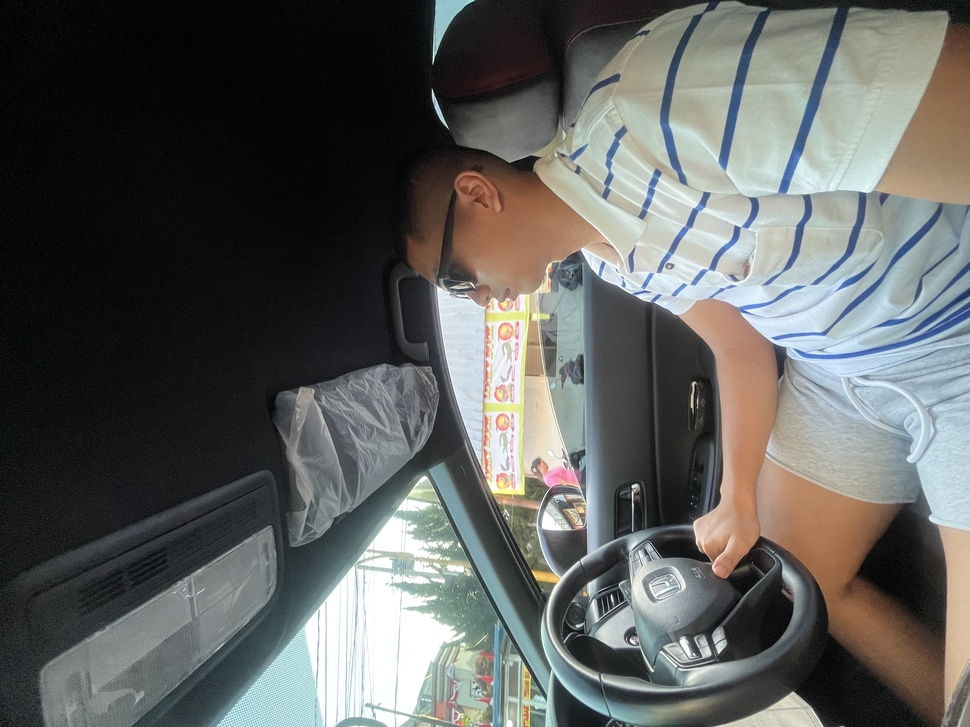
#> input picture IMG_0665.jpeg, 970 x 727 px, shrunk from 4032 x 3024 before the run
$ jupyter execute Untitled22.ipynb
#> lines starting #> are read from the running program, lines starting #| are printed output that depends on the picture
[cell 1]
import numpy as np
import matplotlib.pyplot as plt
from PIL import Image
from google.colab import files

[cell 2]
uploaded = files.upload()
#> the answer given: IMG_0665.jpeg

[cell 3]
# Membaca citra dan ubah ke grayscale
img = Image.open(list(uploaded.keys())[0]).convert('L')
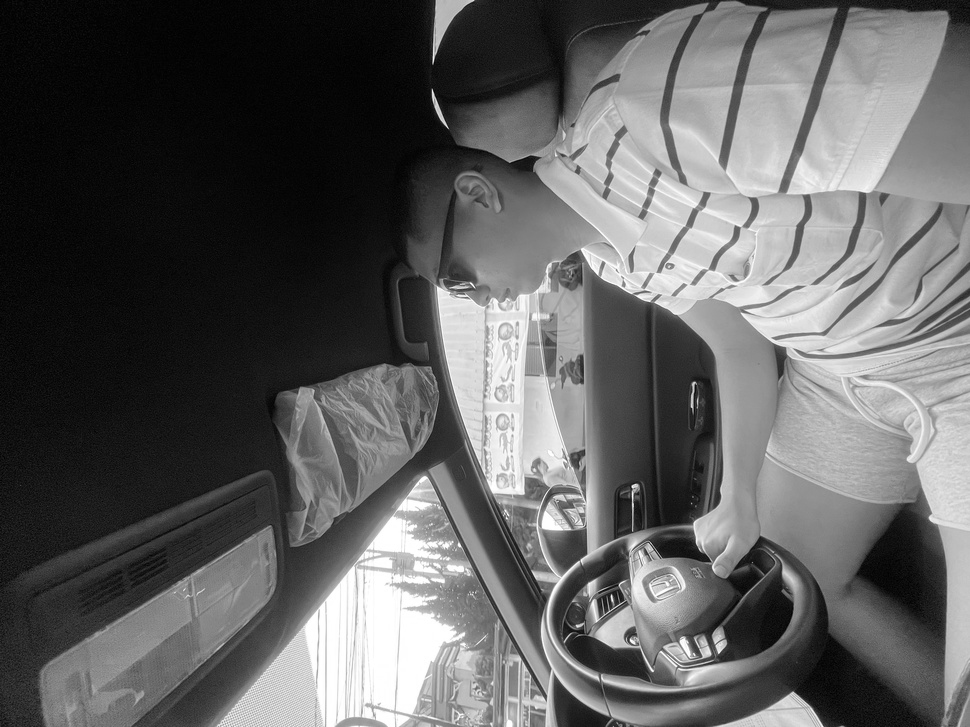
#> img: PIL image 970x727 L; min 0, max 255, mean 95.7
img = np.array(img)

[cell 4]
# 1. Menghitung Histogram Asli
hist = np.zeros(256)
for pixel in img.flatten():
    hist[pixel] += 1
#> this loop made 705190 passes
#> pixel on passes 1, 2, 4: 2, 4, 7
#> after the loop, hist = 256 values, max 15750 at index 6, min 9 at index 0, mean 2754.6

[cell 5]
# 2. Normalisasi Histogram
total_pixels = img.size
#> total_pixels = 705190
hist_norm = hist / total_pixels
#> hist_norm = 256 values, max 0.0223 at index 6, min 1.28e-05 at index 0, mean 0.00391

[cell 6]
# 3. Menghitung CDF
cdf = np.zeros(256)
cdf[0] = hist_norm[0]
for i in range(1, 256):
    cdf[i] = cdf[i-1] + hist_norm[i]
#> after the loop, cdf = 256 values from 1.28e-05 to 1

[cell 7]
# 4. Histogram Equalization
L = 256
mapping = np.floor((L-1) * cdf).astype('uint8')
#> mapping = 256 values from 0 to 255
img_equalized = mapping[img]
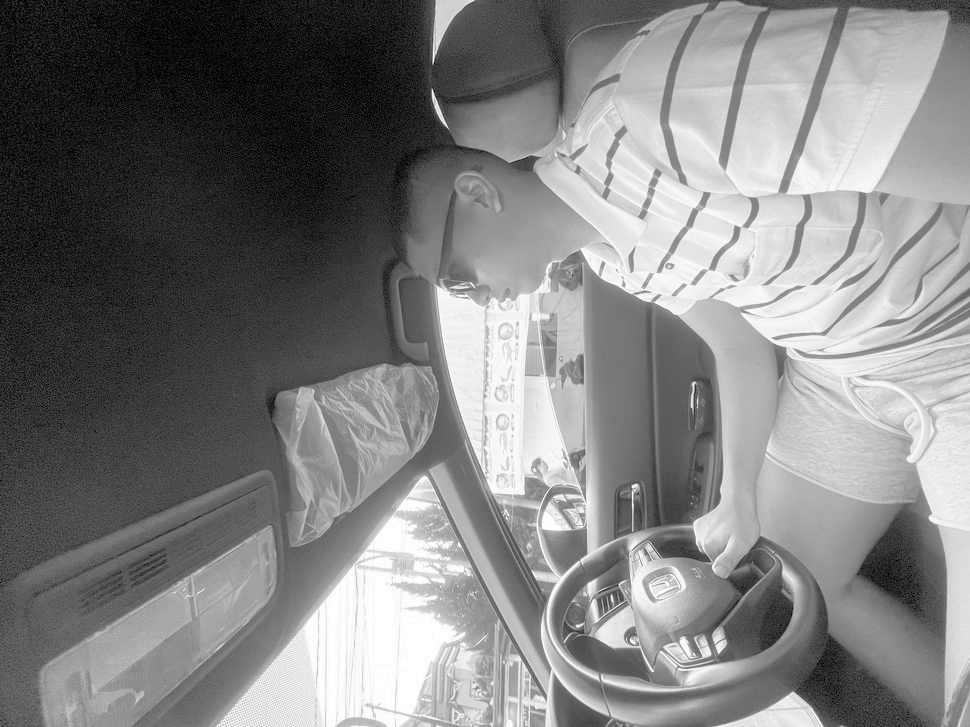
#> img_equalized: shape (727, 970); min 0, max 255, mean 127.8

# Histogram setelah equalization
hist_eq = np.zeros(256)
for pixel in img_equalized.flatten():
    hist_eq[pixel] += 1
#> this loop made 705190 passes
#> pixel on passes 1, 2, 4: 2, 10, 26
#> after the loop, hist_eq = 256 values, max 15750 at index 21, min 0 at index 3, mean 2754.6

[cell 8]
# 5. Visualisasi Hasil
plt.figure(figsize=(12,8))

plt.subplot(2,3,1)
plt.title("Citra Asli")
plt.imshow(img, cmap='gray')
plt.axis('off')

plt.subplot(2,3,2)
plt.title("Histogram Asli")
plt.bar(range(256), hist)

plt.subplot(2,3,3)
plt.title("Histogram Normalisasi")
plt.bar(range(256), hist_norm)

plt.subplot(2,3,4)
plt.title("Citra Setelah Equalization")
plt.imshow(img_equalized, cmap='gray')
plt.axis('off')

plt.subplot(2,3,5)
plt.title("Histogram Setelah Equalization")
plt.bar(range(256), hist_eq)

plt.tight_layout()
plt.show()
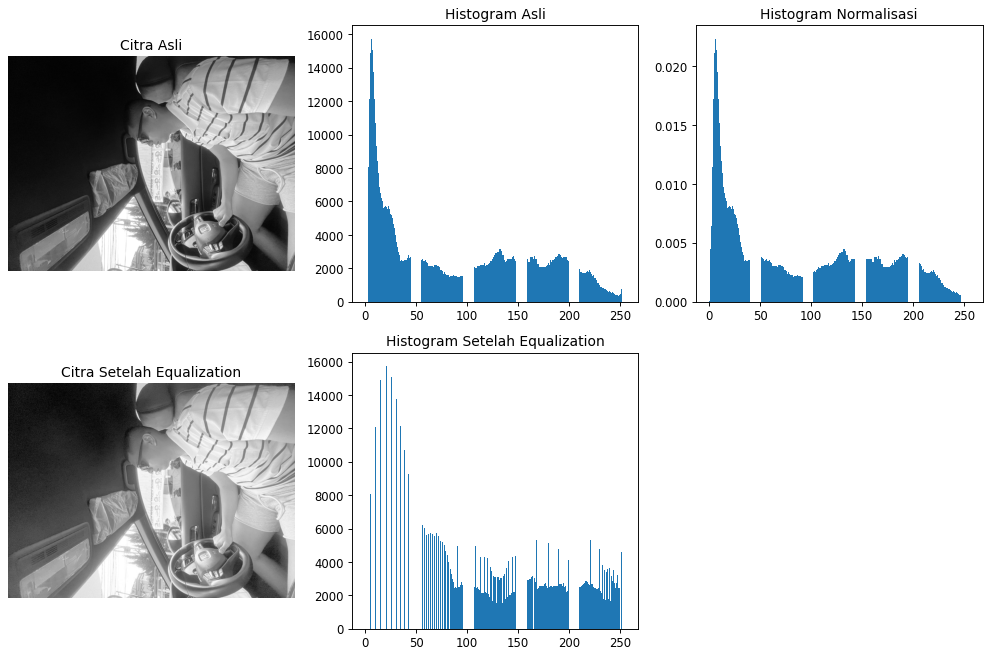
#> figure drawn by matplotlib, 5 panels; panel 2: tallest bar 15750 high, from x = 5.6 to 6.4; panel 3: tallest bar 0.0223 high, from x = 5.6 to 6.4; panel 5: tallest bar 15750 high, from x = 20.6 to 21.4

$ run again, on WhatsApp Image 2023-09-14 at 20.06.09.jpg
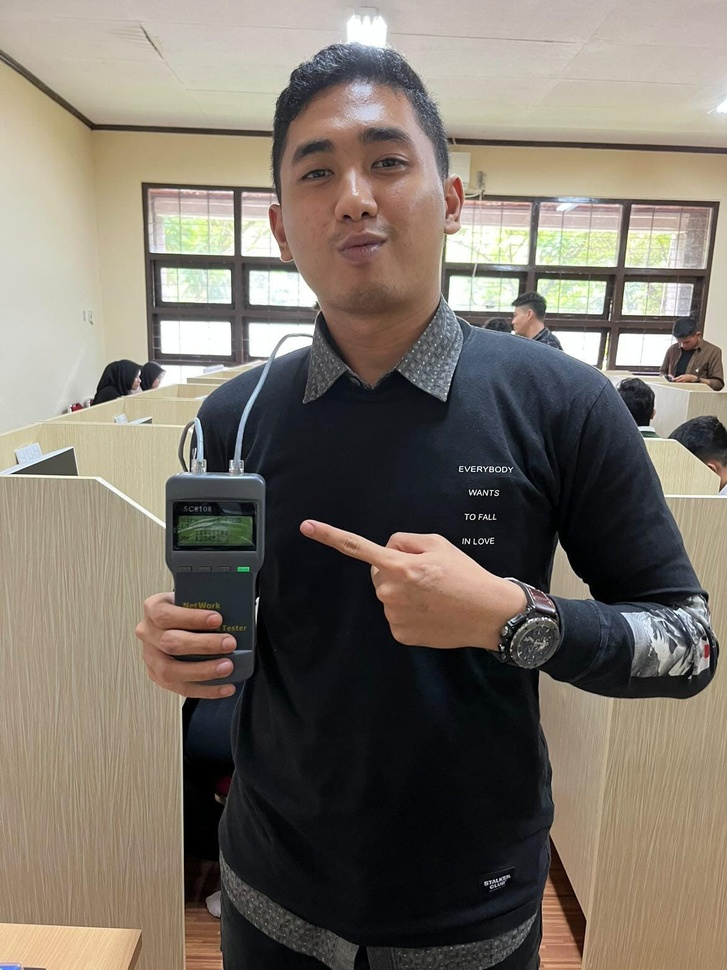
#> input picture WhatsApp Image 2023-09-14 at 20.06.09.jpg, 727 x 970 px, shrunk from 1170 x 1560 before the run
#> `img = Image.open(list(uploaded.keys())[0]).convert('L')`:
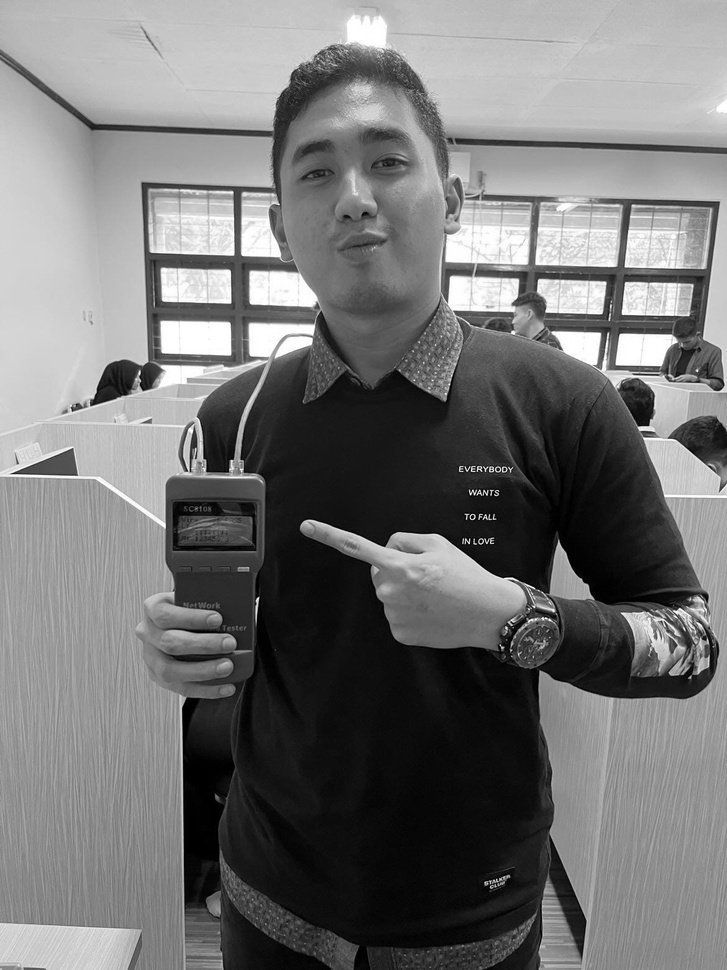
#> img: PIL image 727x970 L; min 0, max 255, mean 116.1
#> the loop `for pixel in img.flatten():` made 705190 passes
#> pixel on passes 1 to 3: 172, 175, 176
#> after the loop `for pixel in img.flatten():`: hist = 256 values, max 11091 at index 12, min 506 at index 240, mean 2754.6
#> hist_norm = 256 values, max 0.0157 at index 12, min 0.000718 at index 240, mean 0.00391
#> after the loop `for i in range(1, 256):`: cdf = 256 values from 0.00273 to 1
#> mapping = 256 values from 0 to 255
#> `img_equalized = mapping[img]`:
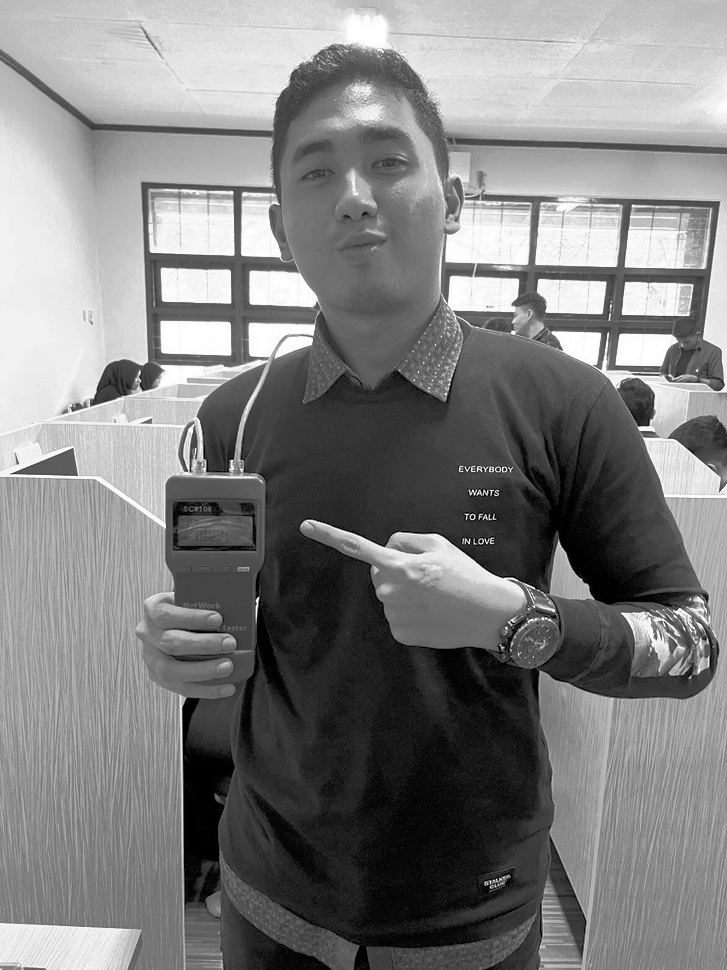
#> img_equalized: shape (970, 727); min 0, max 255, mean 127.8
#> the loop `for pixel in img_equalized.flatten():` made 705190 passes
#> pixel on passes 1 to 3: 182, 184, 185
#> after the loop `for pixel in img_equalized.flatten():`: hist_eq = 256 values, max 11091 at index 24, min 0 at index 6, mean 2754.6

$ run again, on input.jpg
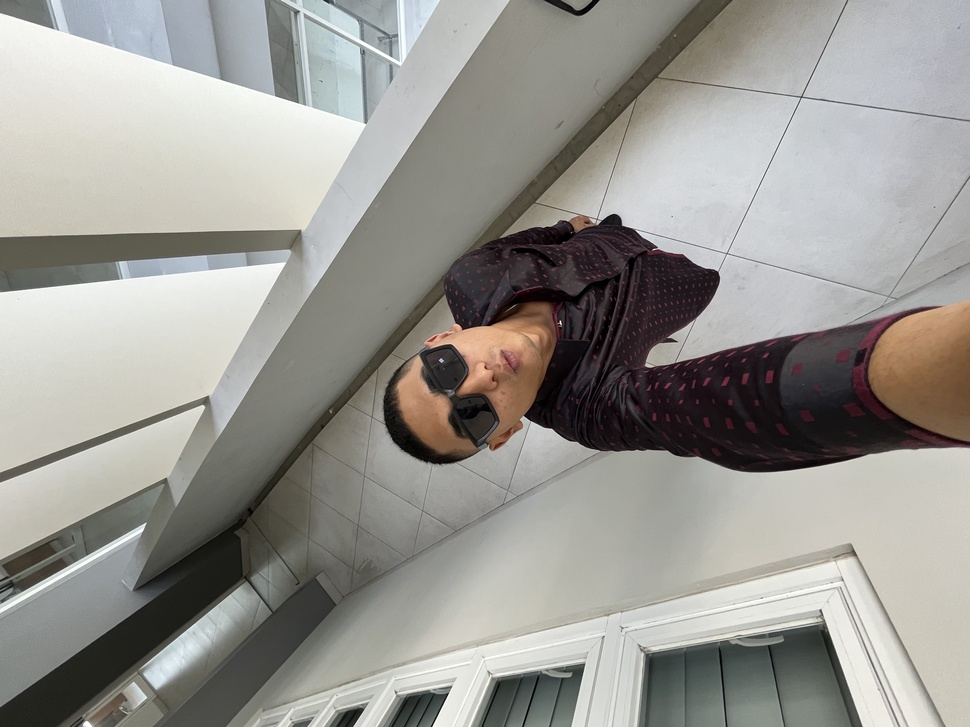
#> input picture input.jpg, 970 x 727 px, shrunk from 4032 x 3024 before the run
#> `img = Image.open(list(uploaded.keys())[0]).convert('L')`:
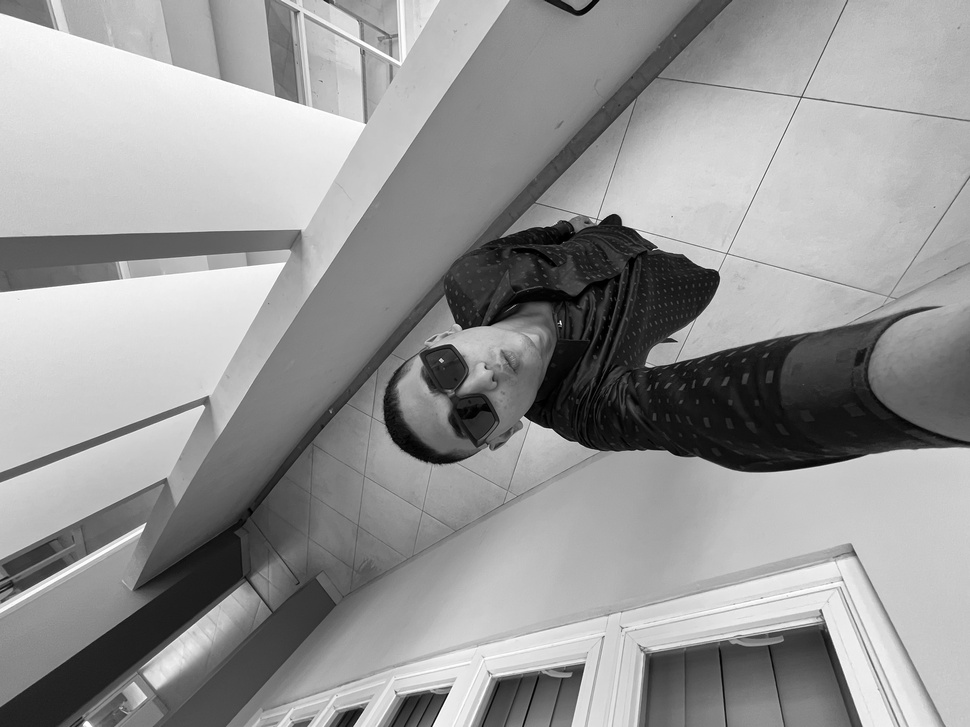
#> img: PIL image 970x727 L; min 0, max 255, mean 151.1
#> the loop `for pixel in img.flatten():` made 705190 passes
#> pixel on passes 1 to 3: 104, 106, 106
#> after the loop `for pixel in img.flatten():`: hist = 256 values, max 12876 at index 200, min 79 at index 255, mean 2754.6
#> hist_norm = 256 values, max 0.0183 at index 200, min 0.000112 at index 255, mean 0.00391
#> after the loop `for i in range(1, 256):`: cdf = 256 values from 0.000299 to 1
#> mapping = 256 values from 0 to 254
#> `img_equalized = mapping[img]`:
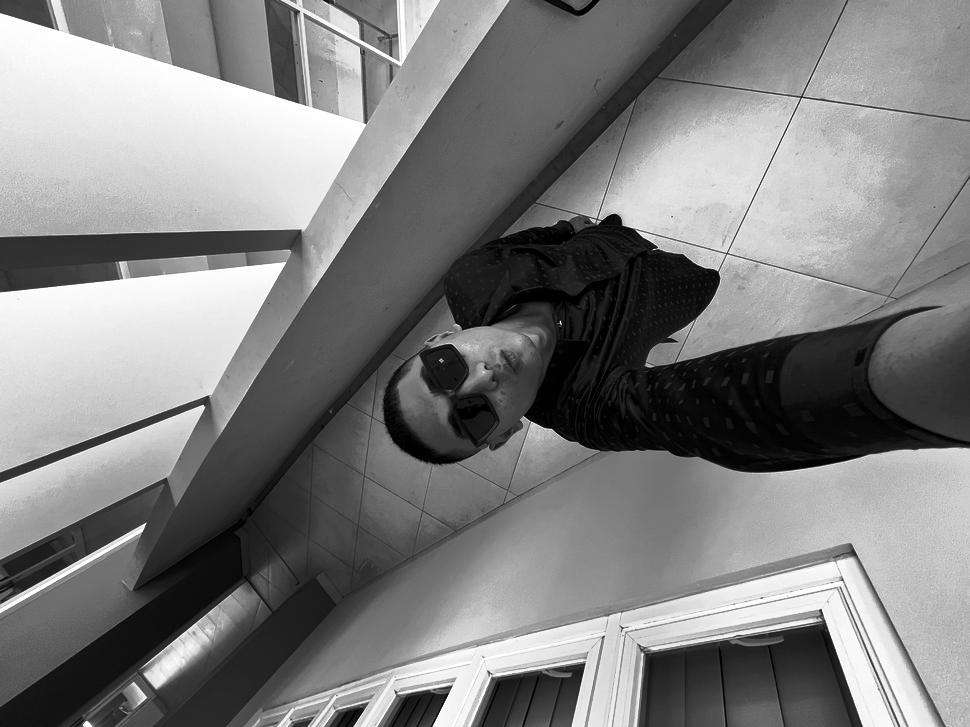
#> img_equalized: shape (727, 970); min 0, max 254, mean 127.7
#> the loop `for pixel in img_equalized.flatten():` made 705190 passes
#> pixel on passes 1 to 3: 60, 61, 61
#> after the loop `for pixel in img_equalized.flatten():`: hist_eq = 256 values, max 12876 at index 189, min 0 at index 80, mean 2754.6
